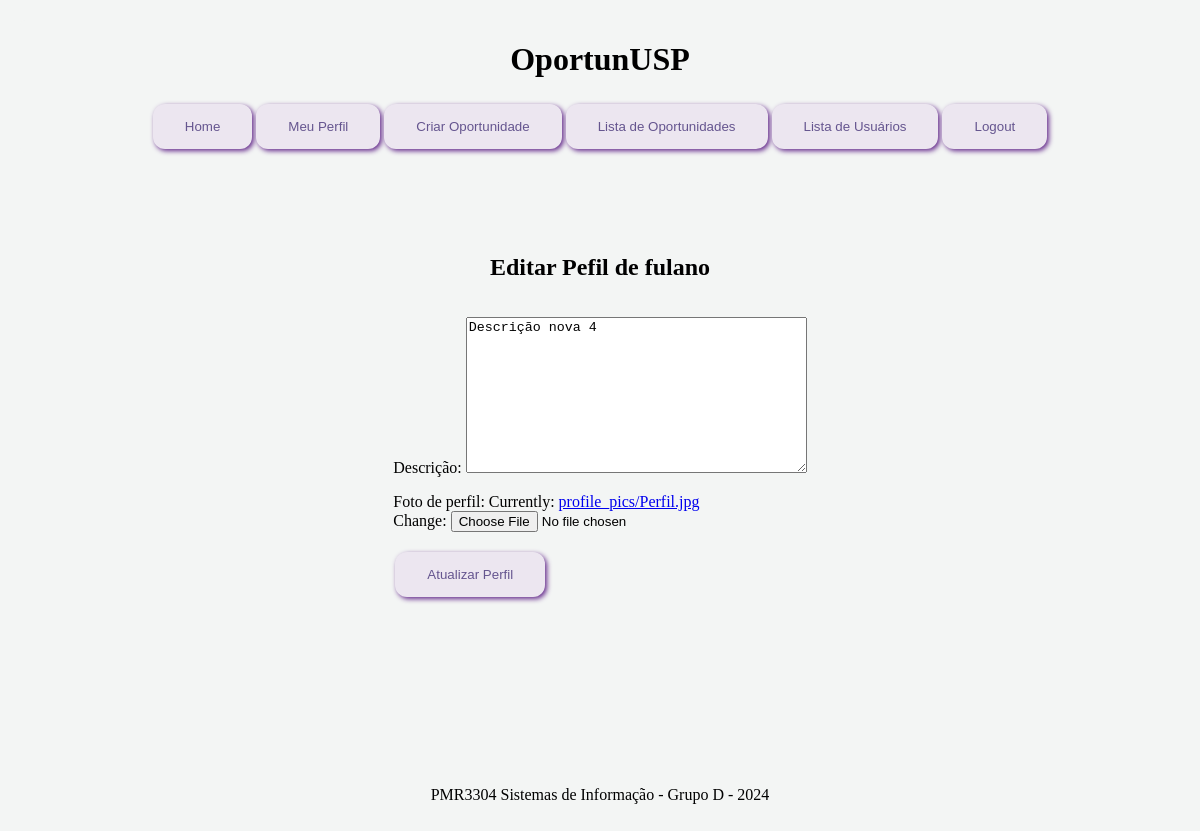
/oportunidades/edit_profile/ (signed in), run on an earlier commit of the app's database.
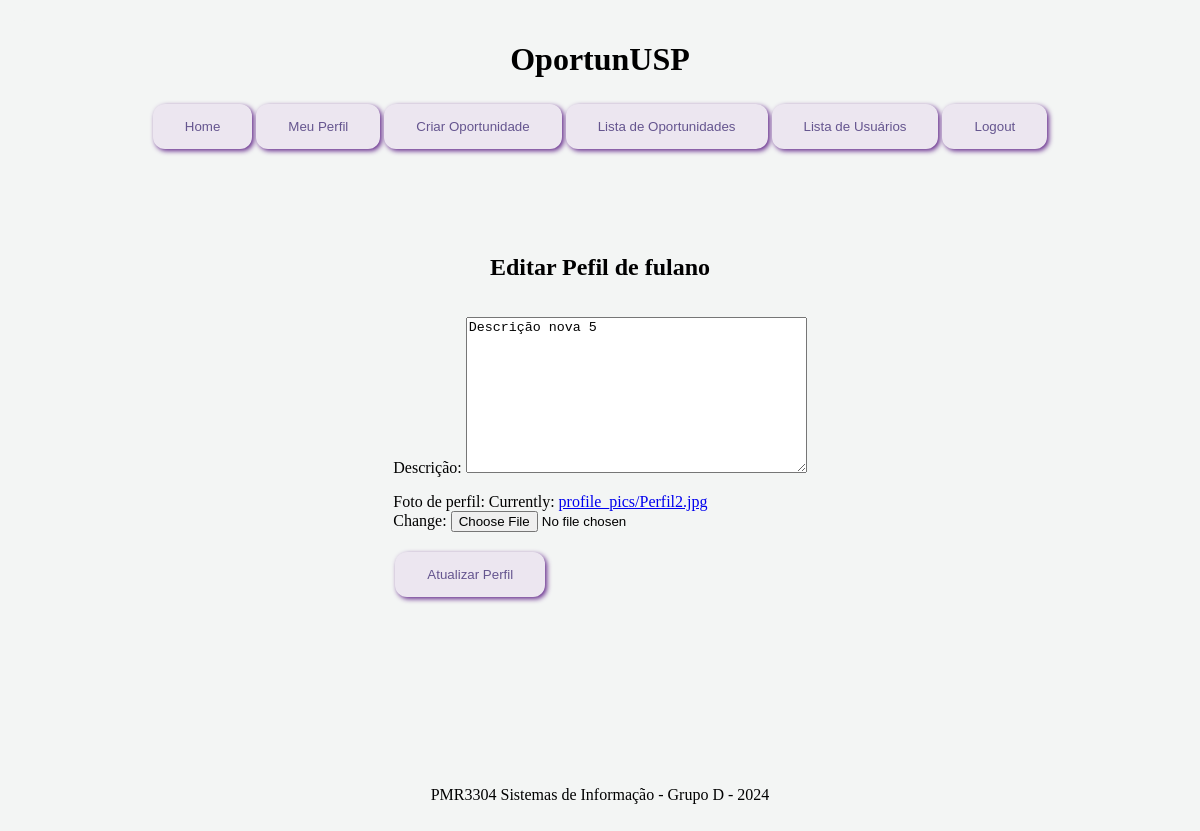
And on a later commit of the database.
### oportunidades/models.py (models this page shows, shortened)
class Profile(models.Model):
    user = models.OneToOneField(User, on_delete=models.CASCADE, related_name='profile')
    description = models.TextField(blank=True, null=True)
    profile_pic = models.ImageField(upload_to='profile_pics/', default='profile_pics/default.jpg')

### oportunidades/views.py (the view)
# urls.py: path('edit_profile/', views.edit_user_profile, name='edit_profile'),
def edit_user_profile(request):
    profile = Profile.objects.get(user=request.user)
    if request.method == 'POST':
        opportunities = Opportunity.objects.filter(posted_by=request.user)
        form = ProfileEditForm(request.POST,request.FILES)
        if form.is_valid():
            profile.description = form.cleaned_data['description']
            profile.profile_pic = form.cleaned_data['profile_pic']
            profile.save()
            return render(request, 'oportunidades/user_profile.html', {
        'profile': profile,
        'opportunities': opportunities,
    })
    else:
        form = ProfileEditForm(
            initial = {
                'description' : profile.description,
                'profile_pic' : profile.profile_pic
            })
    return render(request, 'oportunidades/user_profile_edit.html', {'form': form, 'profile': profile})

### oportunidades/forms.py
class ProfileEditForm(forms.ModelForm):
    class Meta:
        model = Profile
        fields = ['description','profile_pic']
        labels = {'description':'Descrição','profile_pic':'Foto de perfil'}

### oportunidades/templates/oportunidades/user_profile_edit.html (shortened to what this page needs)
{% extends "base_generic.html" %}
{% block content %}
  <h2>Editar Pefil de {{ profile.user}}</h2>
  <form method="post" action="{% url 'edit_profile' %}" enctype="multipart/form-data">
    {{ form.as_p }}
    <button type="submit">Atualizar Perfil</button>
  </form>
{% endblock %}

What changed in the data, as far as the page shows it:
changed Profile "fulano": description "Descrição nova 4" → "Descrição nova 5"
Also different on the page:
text no longer shown: "Descrição: Foto de perfil: Currently: profile_pics/Perfil.jpg Change:"
text now shown: "Descrição: Foto de perfil: Currently: profile_pics/Perfil2.jpg Change:"
